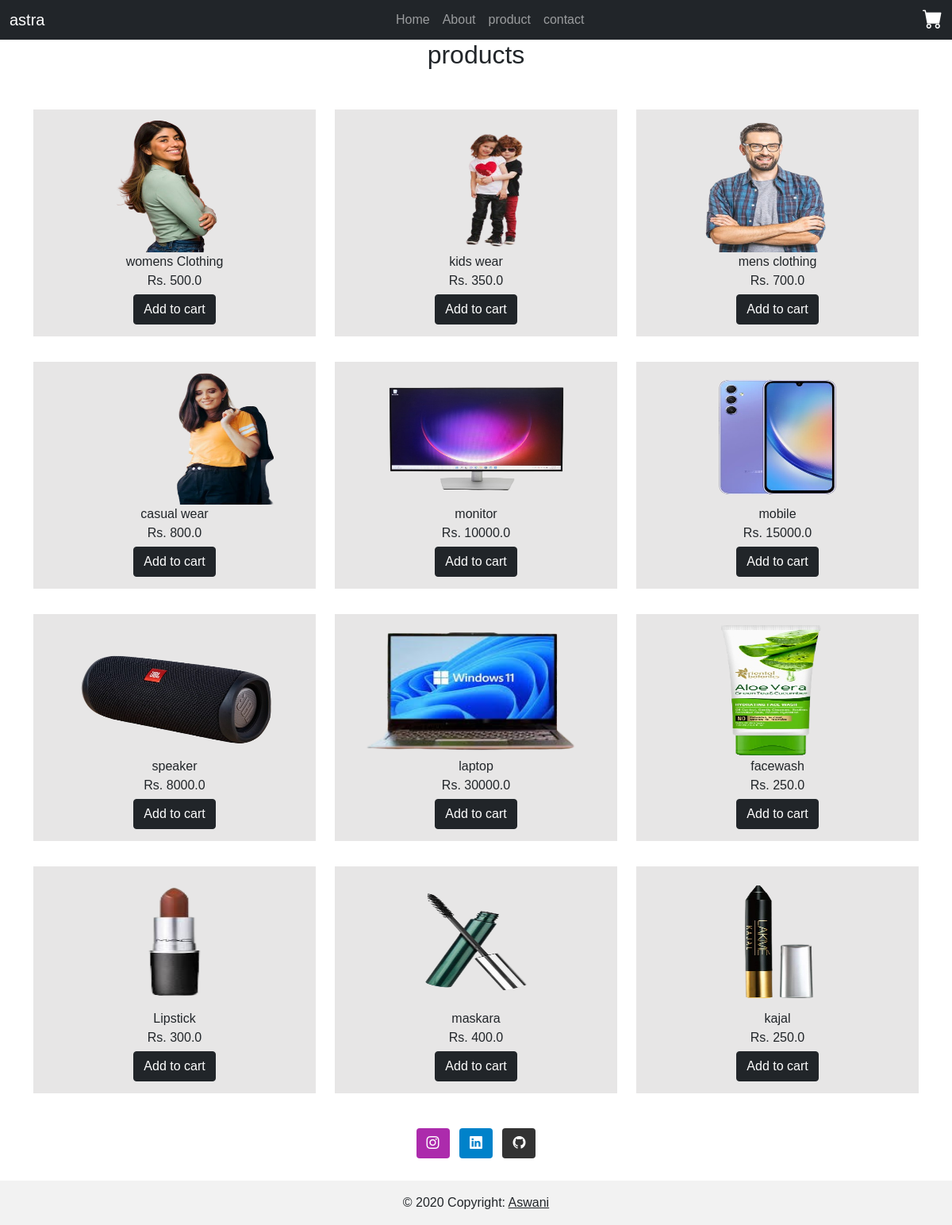
/product, run on the app's committed database.
### pages/models.py (models this page shows, shortened)
class Product(models.Model):
    pro_name = models.CharField(max_length = 255)
    pro_price = models.FloatField(max_length = 255)
    pro_image = models.FileField(null=True,upload_to="products")

### pages/views.py (the view)
# urls.py: path('product',views.product,name="product"),
def product(request):
    products=Product.objects.all().values()
    context={
        'products':products
    }
    template = loader.get_template("product.html")
    return HttpResponse(template.render(context,request))

### pages/templates/product.html (shortened to what this page needs)
{% extends 'master.html' %}
{% load static %}
{% block content %}
<div class="container">
    <div class="row">
        <h2 class="pro1"> products</h2><br><br><br>
        {% for x in products %}
        <div class="col-sm-4 my-3">
            <div class="inbox1">
                <img src="/media/{{x.pro_image}}" alt="" width="100%">
                <div class="span1">
                    <span>{{x.pro_name}}</span>
                </div>
                <div class="span1">
                    <span>Rs. {{x.pro_price}}</span>
                </div>
                <div class="button-product">
                    <a href="/addtocart/{{x.id}}" class="btn btn-dark">Add to cart</a>
                </div>
            </div>
        </div>
        {% endfor %}
    </div>
</div>
{% endblock %}

### pages/templates/master.html (shortened to what this page needs)
{% load static %}
<!DOCTYPE html>
<html lang="en">
<head>
    <link href="https://cdn.jsdelivr.net/npm/bootstrap@5.0.2/dist/css/bootstrap.min.css" rel="stylesheet">
    <link rel="stylesheet" href="{% static 'mystyle.css' %}">
    <link rel="stylesheet" href="https://cdn.jsdelivr.net/npm/bootstrap-icons@1.11.3/font/bootstrap-icons.min.css">
    <link rel="stylesheet" href="https://cdn.jsdelivr.net/npm/bootstrap-icons@1.11.1/font/bootstrap-icons.css">
</head>
<body>
<section>
    <nav class="navbar navbar-expand-sm navbar-dark bg-dark" style="height: 50px;">
        <div class="container-fluid">
          <a class="navbar-brand" href="javascript:void(0)">astra</a>
          <div class="collapse navbar-collapse" id="mynavbar">
            <ul class="navbar-nav mx-auto ">
              <li class="nav-item">
                <a class="nav-link" href="/">Home</a>
              </li>
              <li class="nav-item">
                <a class="nav-link" href="/about">About</a>
              </li>
              <li class="nav-item">
                <a class="nav-link" href="/product">product</a>
              </li>
              <li class="nav-item">
                <a class="nav-link" href="/contact">contact</a>
              </li>
            </ul>
            <i class="bi bi-cart-fill"></i>
          </div>
        </div>
      </nav>
</section>
    {% block content %}{% endblock %}
    <footer class="bg-body-tertiary text-center">
      <div class="container p-4 pb-0">
        <section class="mb-4">
          <a
            data-mdb-ripple-init
            class="btn text-white btn-floating m-1"
            style="background-color: #ac2bac;"
            href="#!"
            role="button">
            <i class="bi bi-instagram"></i></a>
          <a
            data-mdb-ripple-init
            class="btn text-white btn-floating m-1"
            style="background-color: #0082ca;"
            href="#!"
            role="button"
            ><i class="bi bi-linkedin"></i></a>
          <a
            data-mdb-ripple-init
            class="btn text-white btn-floating m-1"
            style="background-color: #333333;"
            href="#!"
            role="button"
            ><i class="bi bi-github"></i></a>
        </section>
      </div>
      <div class="text-center p-3" style="background-color: rgba(0, 0, 0, 0.05);">
        © 2020 Copyright:
        <a class="text-body" href="#">Aswani</a>
      </div>
    </footer>
</body>
</html>

### pages/static/mystyle.css (style rules this page uses)
:root { --blue--:blueviolet; }
body { background-color: rgb(255, 255, 255); font-family: Verdana, Geneva, Tahoma, sans-serif; }
.bi-cart-fill { color:white; font-size: 25px; }
.inbox1 { background-color: rgb(231, 230, 230); transition: all 0.5s; padding: 10px; }
.inbox1 img { height: 170px; }
.inbox1 .span1 { text-align: center; }
.button-product { text-align: center; font-size: 15px; padding: 5px; }
.pro1 { text-align: center; }

### data on the page
Product: pro_image (picture), pro_name "womens Clothing", pro_price "500.0"
Product: pro_image (picture), pro_name "kids wear", pro_price "350.0"
Product: pro_image (picture), pro_name "mens clothing", pro_price "700.0"
Product: pro_image (picture), pro_name "casual wear", pro_price "800.0"
Product: pro_image (picture), pro_name "monitor", pro_price "10000.0"
Product: pro_image (picture), pro_name "mobile", pro_price "15000.0"
Product: pro_image (picture), pro_name "speaker", pro_price "8000.0"
Product: pro_image (picture), pro_name "laptop", pro_price "30000.0"
Product: pro_image (picture), pro_name "facewash", pro_price "250.0"
Product: pro_image (picture), pro_name "Lipstick", pro_price "300.0"
Product: pro_image (picture), pro_name "maskara", pro_price "400.0"
Product: pro_image (picture), pro_name "kajal", pro_price "250.0"
